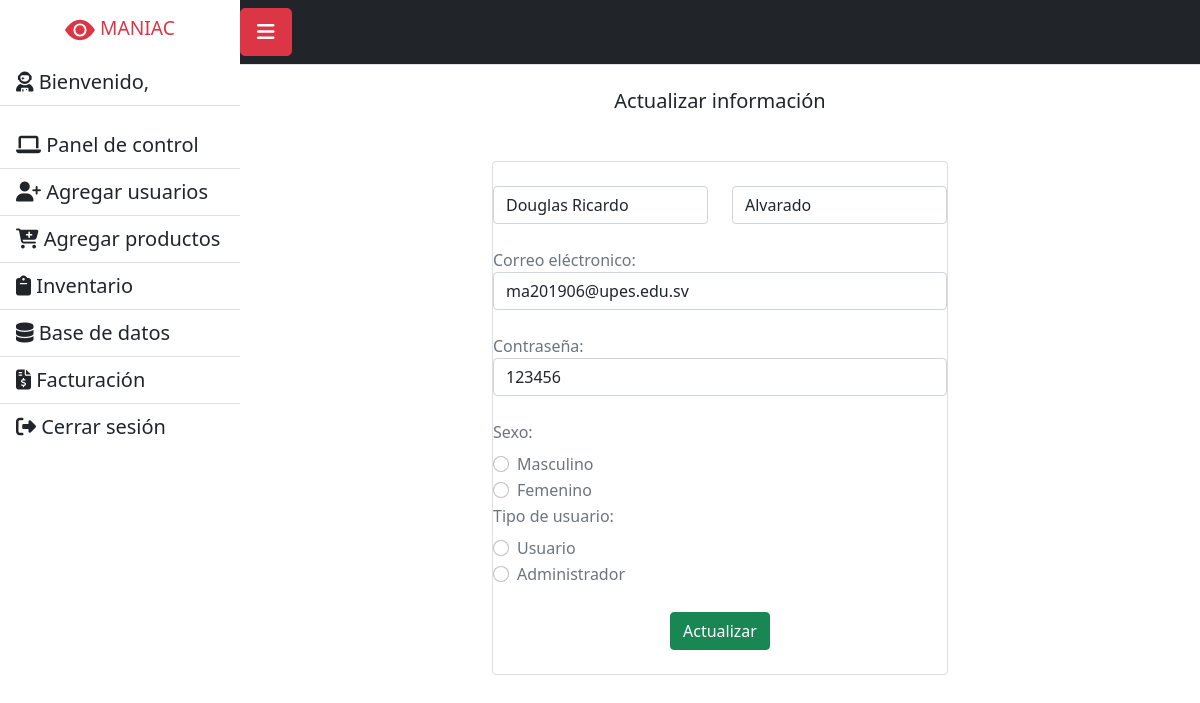
/editar.php?id=21, run on the app's committed database.
### tables this page shows
CREATE TABLE `datos` (
  `id` int(9) NOT NULL,
  `nombre` varchar(25) NOT NULL,
  `apellido` varchar(25) NOT NULL,
  `email` varchar(50) NOT NULL,
  `contrase` tinytext DEFAULT NULL,
  `sexo` varchar(25) NOT NULL,
  `tipoUsuario` varchar(50) NOT NULL,
  `fecha_reg` varchar(15) NOT NULL,
  `hora` varchar(15) NOT NULL
);

### editar.php (the view, shortened to what this page needs)
<?php
include ("php/con_db.php");
if(isset($_GET['id'])){
	$id= $_GET['id'];
    $query = "SELECT * FROM datos WHERE id = $id";
    $resultado=mysqli_query($conex,$query);
	if(mysqli_num_rows($resultado) == 1){
		$row = mysqli_fetch_array($resultado);
        $nombre = $row['nombre'];
        $apellido = $row['apellido'];
        $email = $row['email'];
        $contrase = $row['contrase'];
	}
}
?>
<!DOCTYPE html>
<html lang="es">
<head>
<link href="https://cdn.jsdelivr.net/npm/bootstrap@5.0.0-alpha3/dist/css/bootstrap.min.css" rel="stylesheet">
<link rel="stylesheet" href="css/inventario.css">
</head>
<body>
<div class="d-flex" id="wrapper">
    <div class="bg-white border-right vh-100" id="sidebar-wrapper">
        <div class="sidebar-heading  text-danger  text-center lead"><svg width="30" height="30" viewBox="0 0 16 16" class="bi bi-eye-fill" fill="currentColor" xmlns="http://www.w3.org/2000/svg">
  <path d="M10.5 8a2.5 2.5 0 1 1-5 0 2.5 2.5 0 0 1 5 0z"/>
  <path fill-rule="evenodd" d="M0 8s3-5.5 8-5.5S16 8 16 8s-3 5.5-8 5.5S0 8 0 8zm8 3.5a3.5 3.5 0 1 0 0-7 3.5 3.5 0 0 0 0 7z"/>
</svg> MANIAC</div>
<div class="list-group list-group-flush overflow-auto h-100 ">
            <p class="list-group-item list-group-item-action bg-white  lead"><i class="fas fa-user-astronaut fa-1x"></i>  Bienvenido, <?php echo $_SESSION['email'] ?></p>
            <a href="admin.php" class="list-group-item list-group-item-action bg-white lead"><i class="fas fa-laptop"></i> Panel de control</a>
            <a href="agregarUsuarios.php" class="list-group-item list-group-item-action bg-white lead"><i class="fas fa-user-plus"></i> Agregar usuarios</a>
            <a href="agregarProductos.php" class="list-group-item list-group-item-action bg-white lead"><i class="fas fa-cart-plus"></i> Agregar productos</a>
            <a href="inventario.php" class="list-group-item list-group-item-action bg-white lead"><i class="fas fa-clipboard"></i> Inventario</a>
            <a href="baseDeDatos.php" class="list-group-item list-group-item-action bg-white lead"><i class="fas fa-database"></i> Base de datos</a>
            <a href="facturacion.php" class="list-group-item list-group-item-action bg-white lead"><i class="fas fa-file-invoice-dollar"></i> Facturación</a>
            <a href="cerrarSesion.php" class="list-group-item list-group-item-action bg-white lead"><i class="fas fa-sign-out-alt"></i> Cerrar sesión</a>
        </div>
    </div>
    <div id="page-content-wrapper">
        <nav class="navbar navbar-expand-lg navbar-white bg-dark border-bottom">
            <button class="btn btn-danger btn-lg" id="menu-toggle"><i class="fas fa-bars"></i></button>
        </nav>
        <h1 class="mt-4 ml-2 text-center lead">Actualizar información</h1>
        <div class=" mt-4 container">
        <div class="row row justify-content-center align-items-center">
        <div class="col col-xl-6 col-sm-12 col-xs-12 col-md-6 ">
        <div class="card mt-4 pl-4 pr-4">
        <form action="editar.php?id=<?php echo $_GET['id']; ?>" method="POST">
        <div class="row">
        <div class="col"><br>
        <input type="text" class="form-control" placeholder="Actualizar nombre" aria-label="First name" name="nombre" value="<?php echo $nombre;  ?>" required>
        </div>
        <div class="col"><br>
        <input type="text" class="form-control" placeholder="Actualizar Apellido" aria-label="Last name" name="apellido" value="<?php echo $apellido;  ?>" required>
    </div>
    </div>
    <br>
    <div class="form-group">
            <label for="exampleInputEmail1" class="text-secondary">Correo eléctronico:</label>
            <input type="email" class="form-control" id="exampleInputEmail1" aria-describedby="emailHelp"  name="email" placeholder="Actualizar email" value="<?php echo $email;  ?>" required>
          </div><br>
          <div class="row">
          <div class="col">
          <label class="text-secondary">Contraseña:</label>
            <input type="text" class="form-control" placeholder="Actualizar contraseña" name="contrase" value="<?php echo $contrase; ?>" required>
          </div>
        </div><br>
        <div class="row">
          <div class="col">
            <label class="text-secondary pr-2 pb-2">Sexo:</label>
            <div class="form-check ml-2">
              <input class="form-check-input" type="radio" id="inlineRadio1" name="sexo" value="Masculino" required="required">
              <label class="form-check-label text-secondary" for="inlineRadio1" >Masculino</label>
            </div>
            <div class="form-check ml-2">
              <input class="form-check-input" type="radio" id="inlineRadio1" name="sexo" value="Femenino" required="required">
              <label class="form-check-label text-secondary" for="inlineRadio1">Femenino</label>
            </div>
        </div>
      </div>
      <div class="row">
          <div class="col">
            <label class="text-secondary pr-2 pb-2">Tipo de usuario:</label>
            <div class="form-check ml-2">
              <input class="form-check-input" type="radio" id="inlineRadio1" name="tipoUsuario" value="Usuario" required="required">
              <label class="form-check-label text-secondary" for="inlineRadio1" >Usuario</label>
            </div>
            <div class="form-check ml-2">
              <input class="form-check-input" type="radio" id="inlineRadio1" name="tipoUsuario" value="Administrador" required="required">
              <label class="form-check-label text-secondary" for="inlineRadio1">Administrador</label>
            </div>
        </div>
      </div><br>
      <div class="row">
          <div class="col text-center">
      <button class="btn btn-success mb-4" type="submit" name="actualizar" value="getvalues">Actualizar</button>
      </div>
      </div>
    </div>
        </div>
        </div>
        </div>
</div>
</body>
</html>

### css/inventario.css (style rules this page uses)
body { overflow-x: hidden; }
#sidebar-wrapper { min-height: 100vh; margin-left: -15rem; -webkit-transition: margin .25s ease-out; -moz-transition: margin .25s ease-out; -o-transition: margin .25s ease-out; transition: margin .25s ease-out; }
#sidebar-wrapper .sidebar-heading { padding: 0.875rem 1.25rem; font-size: 1.2rem; }
#sidebar-wrapper .list-group { width: 15rem; }
#page-content-wrapper { min-width: 100vw; }
@media (min-width: 768px) { #sidebar-wrapper { margin-left: 0; } }
@media (min-width: 768px) { #page-content-wrapper { min-width: 0; width: 100%; } }

### data on the page
datos: nombre "Douglas Ricardo", apellido "Alvarado", email "ma201906@upes.edu.sv", contrase "123456"
